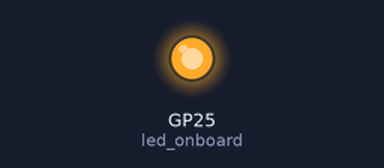
This program was run on a simulated Raspberry Pi Pico running MicroPython. Shown: output pins drawn as LEDs (lit = HIGH). What the program prints to the serial console is not drawn.

Above: at 0.6 s.
At 1.6 s:
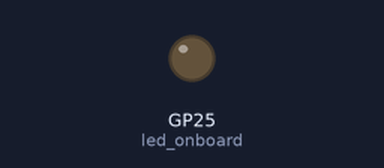
Timing chart, 0 to 3.1 s (numbered marks = the images above):
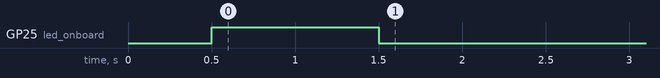

The program:

bluetooth.py
```python
from machine import UART, Pin
from time import sleep, ticks_ms
import uos

id = 0
rx = Pin(1)
tx = Pin(0)
baudrate=9600
bits=8
parity=None
stop=1

uart = UART(id=id, baudrate=baudrate, bits=bits, parity=parity, stop=stop,tx=tx, rx=rx)

print(uos.uname())

def send_command_wait_response(cmd, uart=uart, timeout=1000):
    print("CMD:" + cmd)
    uart.write(cmd)
    wait_response(uart, timeout)

def wait_response(uart, timeout=1000):
    previous_millis = ticks_ms()
    response = b""
    while (ticks_ms() - previous_millis) < timeout:
        if uart.any():
            response = b"".join([response, uart.read(1)])
    print(response)


led_onboard = Pin(25, Pin.OUT)
led_onboard.value(0)
sleep(0.5)
led_onboard.value(1)
sleep(1)
led_onboard.value(0)

while True:
    print("waiting for data")
    print("-"*50)
    while uart.any():
        data_input = uart.read()
        data_output = uart.write("Got: ", data_input)
        print(data_input)
```
